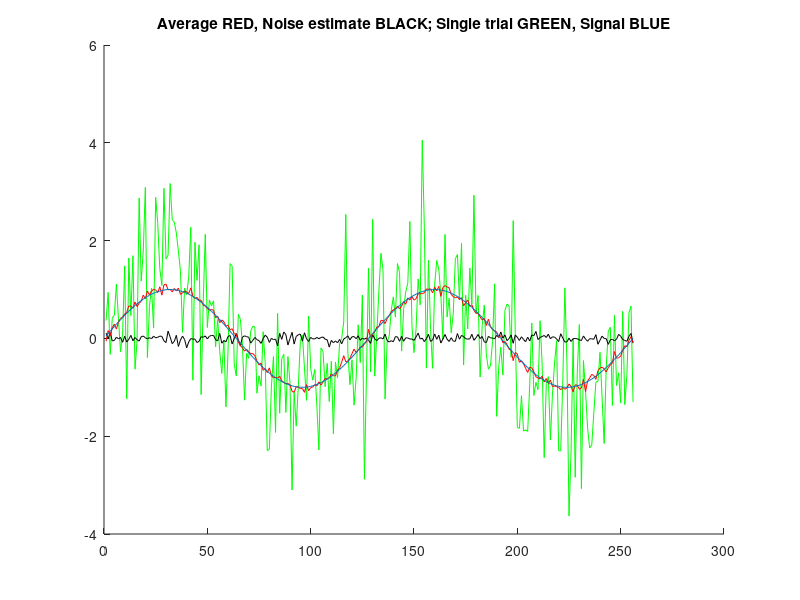
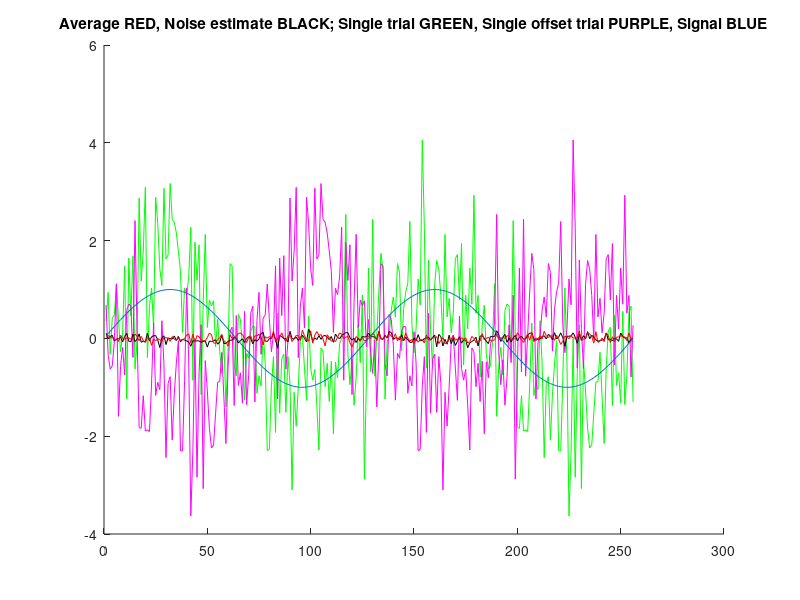
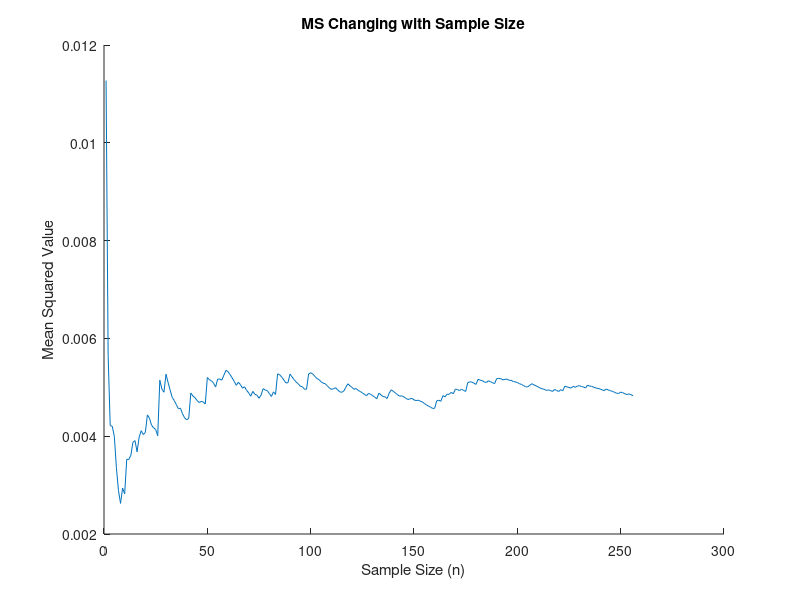

Reproduce these figures in MATLAB, in order.
% pr4_1
% averaging
clear all
close all

sz=256;
NOISE_TRIALS=randn(sz); % a [sz x sz] matrix filled with noise

SZ=1:sz;                        % Create signal with sinus 
SZ=SZ/(sz/2);                   % Divide the array SZ by sz/2
S=sin(2*pi*SZ);

for i=1:sz                    % create a noisy signal 
    NOISE_TRIALS(i,:) = NOISE_TRIALS(i,:) + S;
end

% signal is created, manipulation from here-on out

new = zeros(sz);
for i = 1:sz
    r = ceil(rand*(sz-1))+1;
    new(i,:) = [NOISE_TRIALS(i,r:sz) NOISE_TRIALS(i,1:(r-1))];
end

% with sinus noise

average=sum(NOISE_TRIALS)/sz;   % create the average
odd_average=sum(NOISE_TRIALS(1:2:sz,:))/(sz/2);
even_average=sum(NOISE_TRIALS(2:2:sz,:))/(sz/2);
noise_estimate=(odd_average-even_average)/2;

figure
hold on
plot(NOISE_TRIALS(1,:),'g')
plot(noise_estimate,'k')
plot(average,'r')
plot(S)
title('Average RED, Noise estimate BLACK; Single trial GREEN, Signal BLUE')
hold off

% with sinus noise removed by random interval variance

average=sum(new)/sz;   % create the average
odd_average=sum(new(1:2:sz,:))/(sz/2);
even_average=sum(new(2:2:sz,:))/(sz/2);
noise_estimate=(odd_average-even_average)/2;

figure
hold on
plot(NOISE_TRIALS(1,:),'g')
plot(new(1,:),'m')
plot(noise_estimate,'k')
plot(average,'r')
plot(S)
title('Average RED, Noise estimate BLACK; Single trial GREEN, Single offset trial PURPLE, Signal BLUE')
hold off

% part c, plotting the ms of the noise versus n
ms = zeros(1,sz);
for i = 1:sz
    ms(i) = sum(noise_estimate(1,1:i).^2)/i;
end

x = 1:sz;
figure 
hold on 
plot(x,ms)
xlabel('Sample Size (n)');ylabel('Mean Squared Value');title('MS Changing with Sample Size');
hold off
